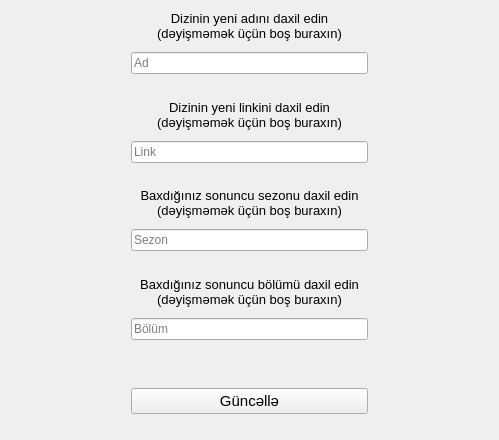
<?xml version="1.0" encoding="UTF-8"?>
<ui version="4.0">
 <class>updateSeriesWindow</class>
 <widget class="QWidget" name="updateSeriesWindow">
  <property name="geometry">
   <rect>
    <x>0</x>
    <y>0</y>
    <width>499</width>
    <height>440</height>
   </rect>
  </property>
  <property name="minimumSize">
   <size>
    <width>489</width>
    <height>376</height>
   </size>
  </property>
  <property name="windowTitle">
   <string>Diziyi güncəllə</string>
  </property>
  <layout class="QGridLayout" name="gridLayout">
   <item row="0" column="0">
    <layout class="QVBoxLayout" name="verticalLayout">
     <property name="spacing">
      <number>11</number>
     </property>
     <property name="leftMargin">
      <number>120</number>
     </property>
     <property name="rightMargin">
      <number>120</number>
     </property>
     <property name="bottomMargin">
      <number>15</number>
     </property>
     <item>
      <widget class="QLabel" name="label">
       <property name="font">
        <font>
         <pointsize>10</pointsize>
        </font>
       </property>
       <property name="text">
        <string>Dizinin yeni adını daxil edin
(dəyişməmək üçün boş buraxın)</string>
       </property>
       <property name="alignment">
        <set>Qt::AlignCenter</set>
       </property>
      </widget>
     </item>
     <item>
      <widget class="QLineEdit" name="lineEdit">
       <property name="placeholderText">
        <string>Ad</string>
       </property>
      </widget>
     </item>
     <item>
      <spacer name="verticalSpacer">
       <property name="orientation">
        <enum>Qt::Vertical</enum>
       </property>
       <property name="sizeHint" stdset="0">
        <size>
         <width>20</width>
         <height>40</height>
        </size>
       </property>
      </spacer>
     </item>
     <item>
      <widget class="QLabel" name="label_2">
       <property name="font">
        <font>
         <pointsize>10</pointsize>
        </font>
       </property>
       <property name="text">
        <string>Dizinin yeni linkini daxil edin
(dəyişməmək üçün boş buraxın)</string>
       </property>
       <property name="alignment">
        <set>Qt::AlignCenter</set>
       </property>
      </widget>
     </item>
     <item>
      <widget class="QLineEdit" name="lineEdit_2">
       <property name="placeholderText">
        <string>Link</string>
       </property>
      </widget>
     </item>
     <item>
      <spacer name="verticalSpacer_2">
       <property name="orientation">
        <enum>Qt::Vertical</enum>
       </property>
       <property name="sizeHint" stdset="0">
        <size>
         <width>20</width>
         <height>40</height>
        </size>
       </property>
      </spacer>
     </item>
     <item>
      <widget class="QLabel" name="label_3">
       <property name="font">
        <font>
         <pointsize>10</pointsize>
        </font>
       </property>
       <property name="text">
        <string>Baxdığınız sonuncu sezonu daxil edin
(dəyişməmək üçün boş buraxın)</string>
       </property>
       <property name="alignment">
        <set>Qt::AlignCenter</set>
       </property>
      </widget>
     </item>
     <item>
      <widget class="QLineEdit" name="lineEdit_3">
       <property name="placeholderText">
        <string>Sezon</string>
       </property>
      </widget>
     </item>
     <item>
      <spacer name="verticalSpacer_3">
       <property name="orientation">
        <enum>Qt::Vertical</enum>
       </property>
       <property name="sizeHint" stdset="0">
        <size>
         <width>20</width>
         <height>40</height>
        </size>
       </property>
      </spacer>
     </item>
     <item>
      <widget class="QLabel" name="label_4">
       <property name="font">
        <font>
         <pointsize>10</pointsize>
        </font>
       </property>
       <property name="text">
        <string>Baxdığınız sonuncu bölümü daxil edin
(dəyişməmək üçün boş buraxın)</string>
       </property>
       <property name="alignment">
        <set>Qt::AlignCenter</set>
       </property>
      </widget>
     </item>
     <item>
      <widget class="QLineEdit" name="lineEdit_4">
       <property name="placeholderText">
        <string>Bölüm</string>
       </property>
      </widget>
     </item>
     <item>
      <spacer name="verticalSpacer_4">
       <property name="orientation">
        <enum>Qt::Vertical</enum>
       </property>
       <property name="sizeType">
        <enum>QSizePolicy::Preferred</enum>
       </property>
       <property name="sizeHint" stdset="0">
        <size>
         <width>20</width>
         <height>62</height>
        </size>
       </property>
      </spacer>
     </item>
     <item>
      <widget class="QPushButton" name="pushButton">
       <property name="font">
        <font>
         <pointsize>11</pointsize>
        </font>
       </property>
       <property name="text">
        <string>Güncəllə</string>
       </property>
      </widget>
     </item>
    </layout>
   </item>
  </layout>
 </widget>
 <resources/>
 <connections/>
</ui>
